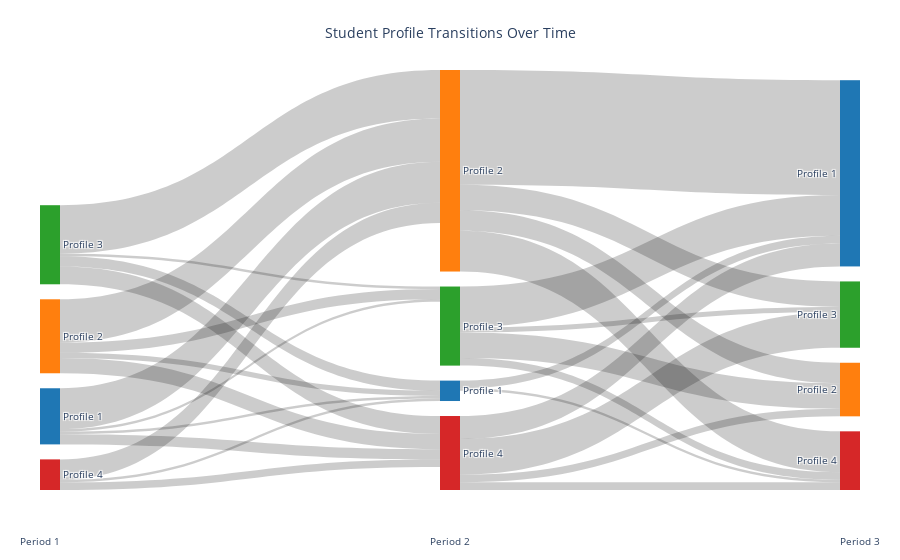

The code cell stored with this chart in its notebook:
### Markdown cell above
**Observation:**

TODO

### Code cell
def plot_cluster_transition_sankey(clustered_students_by_period):
    sorted_periods = sorted(clustered_students_by_period.keys())
    
    # Step 1: Build long-format data (user_id, period, cluster)
    records = []
    for period in sorted_periods:
        df = clustered_students_by_period[period]
        for _, row in df[['user_id', 'cluster']].dropna().iterrows():
            records.append((row['user_id'], period, int(row['cluster'])))
    
    transition_df = pd.DataFrame(records, columns=['user_id', 'period', 'cluster'])
    pivot = transition_df.pivot(index='user_id', columns='period', values='cluster')

    # Step 2: Collect all (period, cluster) node labels, and assign label_index
    label_index = {}
    label_list = []
    node_colors = []
    color_palette = list(mcolors.TABLEAU_COLORS.values())  # Max 10; use other palettes if needed

    period_cluster_nodes = []
    all_cj_values = set()

    # Collect nodes grouped by period and sorted by cluster
    for period in sorted_periods:
        clusters = sorted(transition_df[transition_df['period'] == period]['cluster'].dropna().unique())
        for cluster in clusters:
            node_id = f"{period}_C{cluster}"
            label_index[node_id] = len(label_list)
            label_list.append(f"Profile {cluster + 1}")
            period_cluster_nodes.append((period, cluster))
            all_cj_values.add(cluster)

    # Assign consistent color per cluster number
    cj_sorted = sorted(all_cj_values)
    cj_to_color = {cj: color_palette[i % len(color_palette)] for i, cj in enumerate(cj_sorted)}
    node_colors = [cj_to_color[cluster] for _, cluster in period_cluster_nodes]

    # Step 3: Build source–target–value lists
    source = []
    target = []
    value = []

    for i in range(len(sorted_periods) - 1):
        p1, p2 = sorted_periods[i], sorted_periods[i + 1]
        transitions = pivot[[p1, p2]].dropna().astype(int)

        for (c1, c2), count in transitions.groupby([p1, p2]).size().items():
            label1 = f"{p1}_C{c1}"
            label2 = f"{p2}_C{c2}"
            source.append(label_index[label1])
            target.append(label_index[label2])
            value.append(count)

        # Step 4: Prepare hover text for links and nodes
        link_labels = []
        for i in range(len(source)):
            src_label = label_list[source[i]]
            tgt_label = label_list[target[i]]
            cnt = value[i]
            link_labels.append(f"{cnt} students went from {src_label} to {tgt_label}")

        # Count total per node for node hover text
        node_counts = [0] * len(label_list)
        for i in range(len(source)):
            node_counts[source[i]] += value[i]
            node_counts[target[i]] += value[i]

        node_hover = [f"{count} students are in {label}" for count, label in zip(node_counts, label_list)]

        # Step 5: Plot Sankey with custom hover texts
        fig = go.Figure(data=[go.Sankey(
            node=dict(
                pad=15,
                thickness=20,
                line=dict(color="rgba(0,0,0,0)", width=0.0),
                label=label_list,
                color=node_colors,
                hovertemplate='%{customdata}<extra></extra>',
                customdata=node_hover
            ),
            link=dict(
                source=source,
                target=target,
                value=value,
                hovertemplate='%{customdata}<extra></extra>',
                customdata=link_labels
            )
        )])

    # Add period labels at the bottom
    annotations = []
    for i, period in enumerate(sorted_periods):
        annotations.append(dict(
            x=i / (len(sorted_periods) - 1),
            y=-0.1,
            text=period,
            showarrow=False,
            xanchor='center',
            yanchor='top',
            font=dict(size=10)
        ))

    fig.update_layout(margin=dict(l=40, r=40, t=70, b=70))
    fig.update_layout(
        title_text="Student Profile Transitions Over Time",
        title_x=0.5,
        title_y=0.95,
        font_size=10,
        margin=dict(l=40, r=40, t=70, b=70),
        annotations=annotations
    )
    fig.show()


plot_cluster_transition_sankey(clustered_students_by_period)

### Figure 1 — Plotly figure (JSON) as saved in the notebook; plotly's stock layout.template omitted (floating-point values rounded to 4 significant figures)
{"data": [{"link": {"customdata": ["1 students went from Profile 1 to Profile 1", "16 students went from Profile 1 to Profile 2", "1 students went from Profile 1 to Profile 3", "4 students went from Profile 1 to Profile 4", "2 students went from Profile 2 to Profile 1", "17 students went from Profile 2 to Profile 2", "4 students went from Profile 2 to Profile 3", "6 students went from Profile 2 to Profile 4", "4 students went from Profile 3 to Profile 1", "19 students went from Profile 3 to Profile 2", "1 students went from Profile 3 to Profile 3", "7 students went from Profile 3 to Profile 4", "1 students went from Profile 4 to Profile 1", "8 students went from Profile 4 to Profile 2", "3 students went from Profile 4 to Profile 4", "3 students went from Profile 1 to Profile 1", "1 students went from Profile 1 to Profile 4", "45 students went from Profile 2 to Profile 1", "8 students went from Profile 2 to Profile 2", "10 students went from Profile 2 to Profile 3", "16 students went from Profile 2 to Profile 4", "16 students went from Profile 3 to Profile 1", "10 students went from Profile 3 to Profile 2", "2 students went from Profile 3 to Profile 3", "3 students went from Profile 3 to Profile 4", "9 students went from Profile 4 to Profile 1", "3 students went from Profile 4 to Profile 2", "14 students went from Profile 4 to Profile 3", "3 students went from Profile 4 to Profile 4"], "hovertemplate": "%{customdata}<extra></extra>", "source": [0, 0, 0, 0, 1, 1, 1, 1, 2, 2, 2, 2, 3, 3, 3, 4, 4, 5, 5, 5, 5, 6, 6, 6, 6, 7, 7, 7, 7], "target": [4, 5, 6, 7, 4, 5, 6, 7, 4, 5, 6, 7, 4, 5, 7, 8, 11, 8, 9, 10, 11, 8, 9, 10, 11, 8, 9, 10, 11], "value": [1, 16, 1, 4, 2, 17, 4, 6, 4, 19, 1, 7, 1, 8, 3, 3, 1, 45, 8, 10, 16, 16, 10, 2, 3, 9, 3, 14, 3]}, "node": {"color": ["#1f77b4", "#ff7f0e", "#2ca02c", "#d62728", "#1f77b4", "#ff7f0e", "#2ca02c", "#d62728", "#1f77b4", "#ff7f0e", "#2ca02c", "#d62728"], "customdata": ["22 students are in Profile 1", "29 students are in Profile 2", "31 students are in Profile 3", "12 students are in Profile 4", "12 students are in Profile 1", "139 students are in Profile 2", "37 students are in Profile 3", "49 students are in Profile 4", "73 students are in Profile 1", "21 students are in Profile 2", "26 students are in Profile 3", "23 students are in Profile 4"], "hovertemplate": "%{customdata}<extra></extra>", "label": ["Profile 1", "Profile 2", "Profile 3", "Profile 4", "Profile 1", "Profile 2", "Profile 3", "Profile 4", "Profile 1", "Profile 2", "Profile 3", "Profile 4"], "line": {"color": "rgba(0,0,0,0)", "width": 0}, "pad": 15, "thickness": 20}, "type": "sankey"}], "layout": {"annotations": [{"font": {"size": 10}, "showarrow": false, "text": "Period 1", "x": 0, "xanchor": "center", "y": -0.1, "yanchor": "top"}, {"font": {"size": 10}, "showarrow": false, "text": "Period 2", "x": 0.5, "xanchor": "center", "y": -0.1, "yanchor": "top"}, {"font": {"size": 10}, "showarrow": false, "text": "Period 3", "x": 1, "xanchor": "center", "y": -0.1, "yanchor": "top"}], "font": {"size": 10}, "margin": {"b": 70, "l": 40, "r": 40, "t": 70}, "title": {"text": "Student Profile Transitions Over Time", "x": 0.5, "y": 0.95}}}
